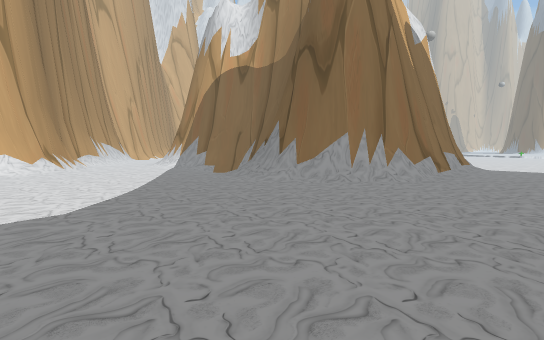
view 1 (above)

24 first-person views from a walk through a Unity game level. The camera is 1.4 m above the floor, tilts 4° down and sees 85° across. The floor is counted in squares, 2 m on a side. Each view is taken from the middle of a square. On the plan, view 1 faces up. The plan holds only what a view shows up to about 10 squares ahead; the rest is blank. The place goes on beyond the plan. The player character is not drawn. Some surface patterns are stand-ins.

view 2
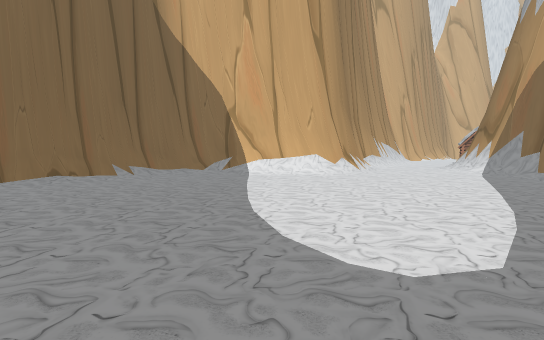

view 3
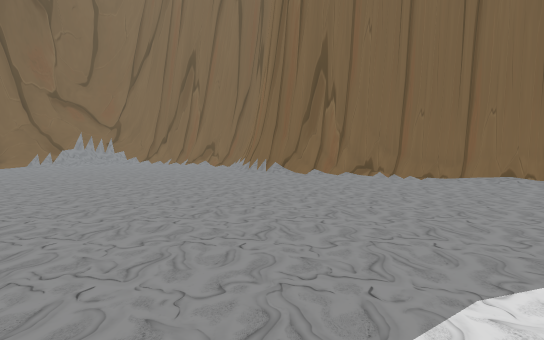

view 4
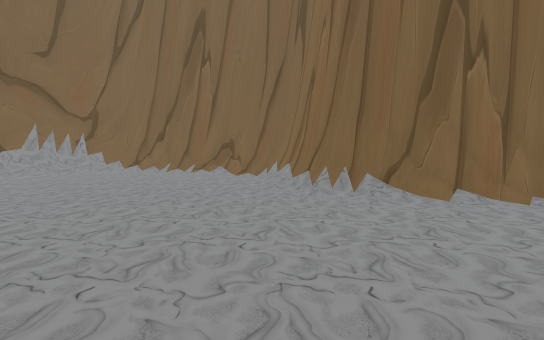

view 5
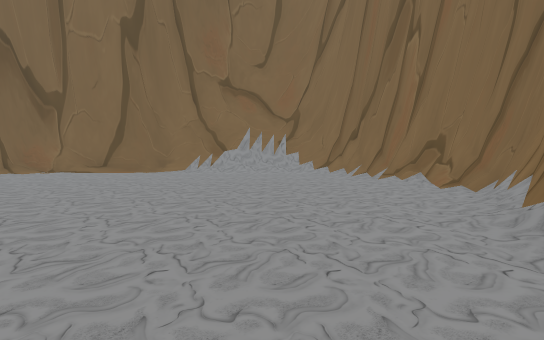

view 6
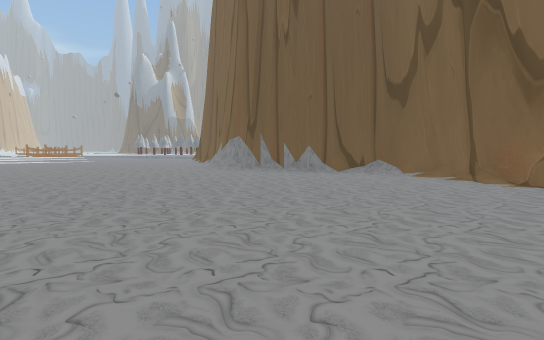

view 7
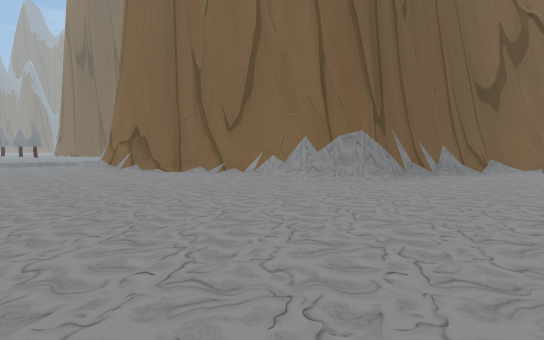

view 8
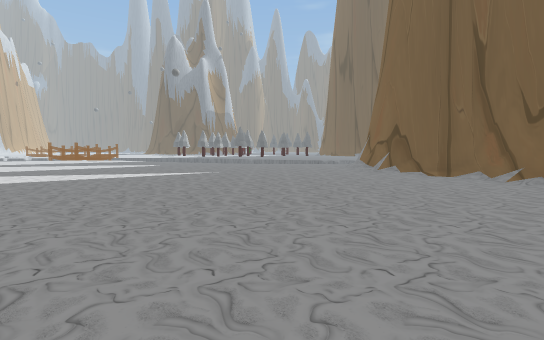

view 9
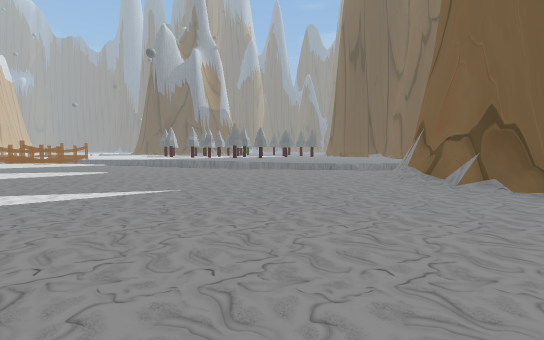

view 10
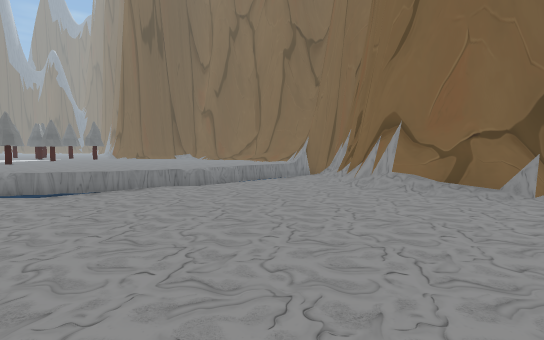

view 11
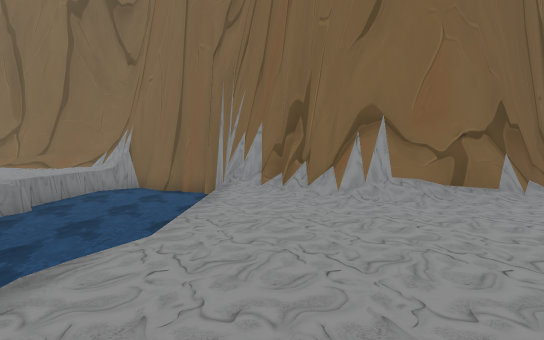

view 12
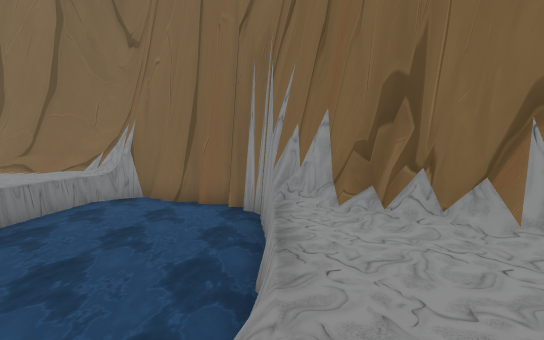

view 13
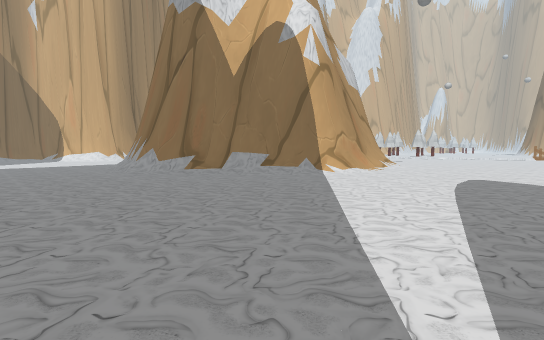

view 14
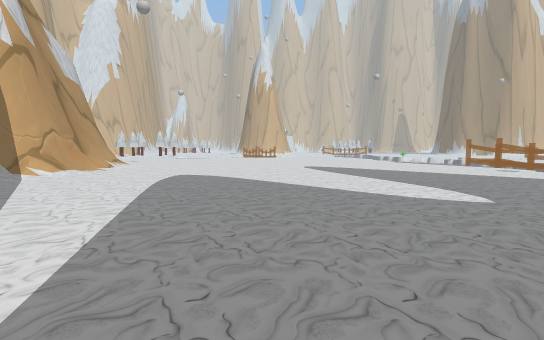

view 15
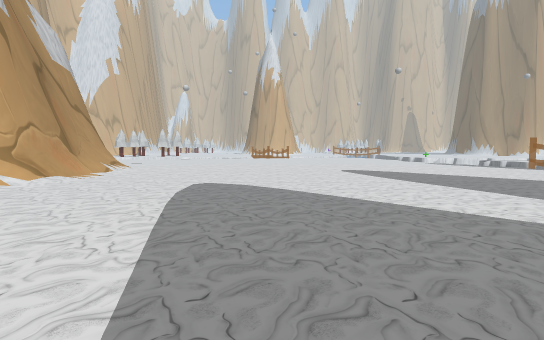

view 16
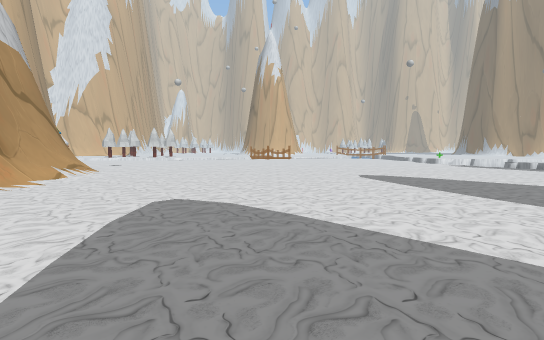

view 17
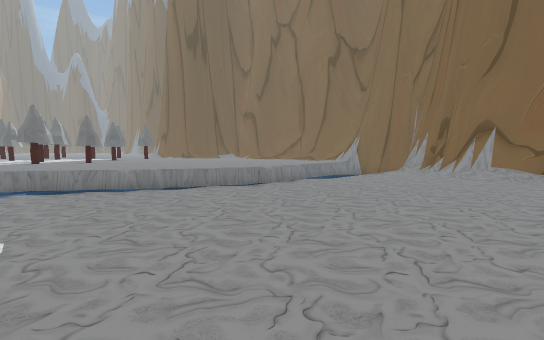

view 18
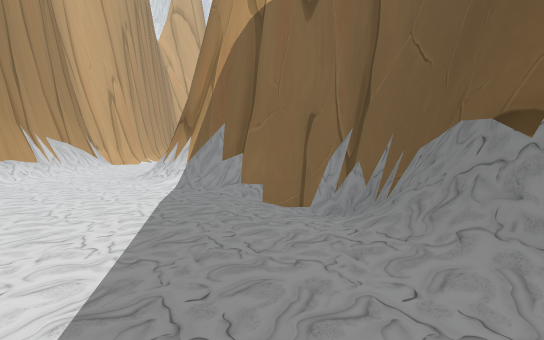

view 19
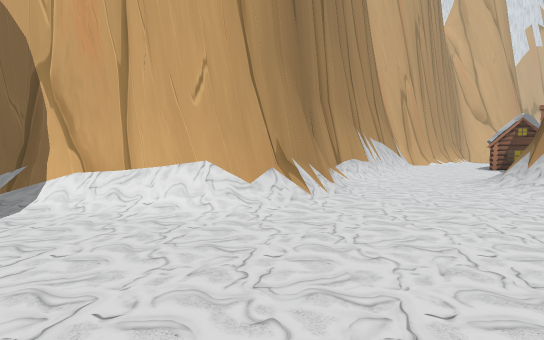

view 20
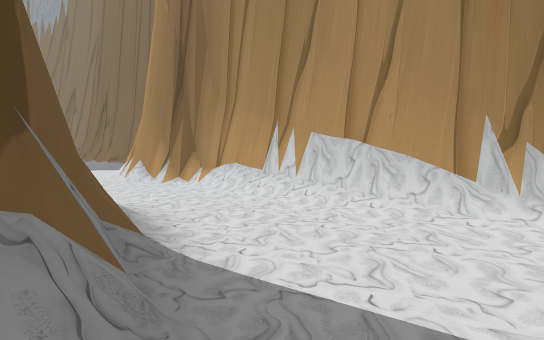

view 21
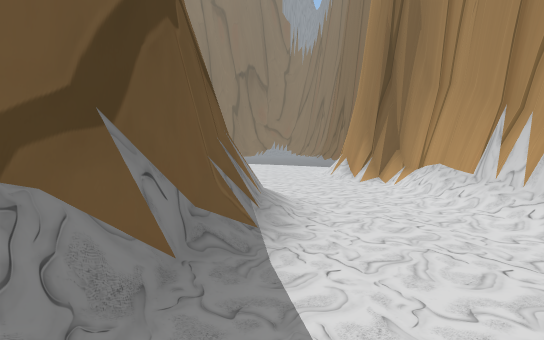

view 22
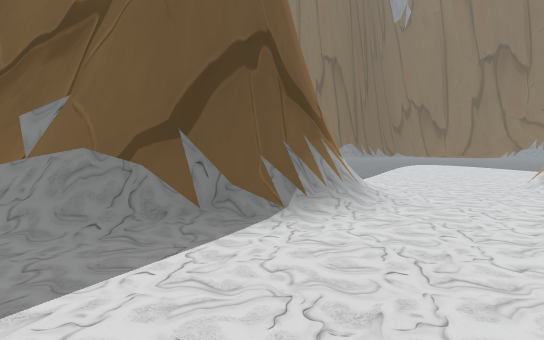

view 23
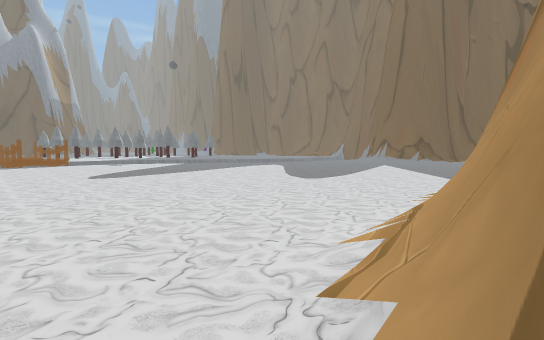

view 24
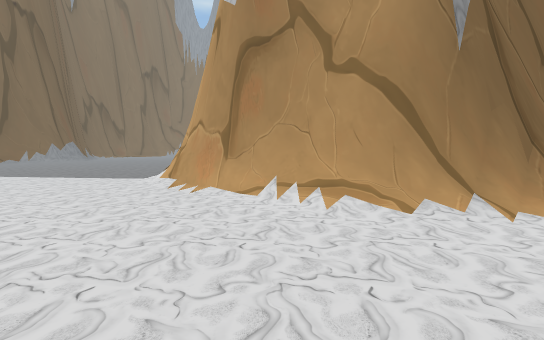

### Floor plan
Key: @ floor where view 1 was taken; # wall or solid block; . floor; / step, stairs or slope; = window, fence, low wall or low ledge; ≈ water the walk keeps out of.
Columns run from 11 left of view 1 to 24 right of it. Each row starts with its distance up from view 1.
 17   ##.../#      ##/..............
 16   ##...##       ##/.............
 15    #...#         #/.............
 14    #/.##         #/.............
 13    #/.##         ##..............
 12    #/..####      ##..............
 11    #/...//##     ##.............
 10    ##....//#    ##/.............
  9     #...../#   ##/.............
  8    ##...../## ##/.............
  7  ###......//###/..............≈
  6  #/.........///...............≈    ≈
  5 ##............................     ≈
  4 ##...........................≈    ≈≈
  3  #...........................    ≈≈
  2  #...........................    ≈.
  1  #...........................    ≈.
  0  #........ @.................≈≈  ≈
 -1  #........ .............///.≈≈≈≈
 -2  ##....................####/≈≈≈≈≈
 -3   #/...............//###  ##≈≈≈≈≈.
 -4   #/.............#####     ##≈≈≈≈..
 -5  ##/............##          #≈≈≈≈..
 -6  #/.............#           ##≈≈≈..
 -7  #/.............#            ####..
 -8  #/............##               ####
 -9  ##............#
-10   ##.........###
-11    ##/#==#####

Positions as (right, up) in squares from view 1, and headings:
1: (0, 0), facing up
2: (-2, 1), facing up-left
3: (-2, 3), facing down-left
4: (-4, -1), facing down-left
5: (-6, -2), facing down
6: (-5, -6), facing right
7: (2, 2), facing down-right
8: (3, 2), facing right
9: (7, 2), facing right
10: (12, 4), facing down-right
11: (16, 3), facing down
12: (17, 1), facing down
13: (12, 3), facing up-left
14: (13, 3), facing up
15: (12, 5), facing up
16: (12, 7), facing up
17: (13, 7), facing down-right
18: (-2, 6), facing up
19: (-4, 6), facing up-left
20: (-4, 17), facing down-left
21: (-5, 17), facing down
22: (-7, 17), facing down-right
23: (6, 17), facing down-right
24: (10, 17), facing down-left
